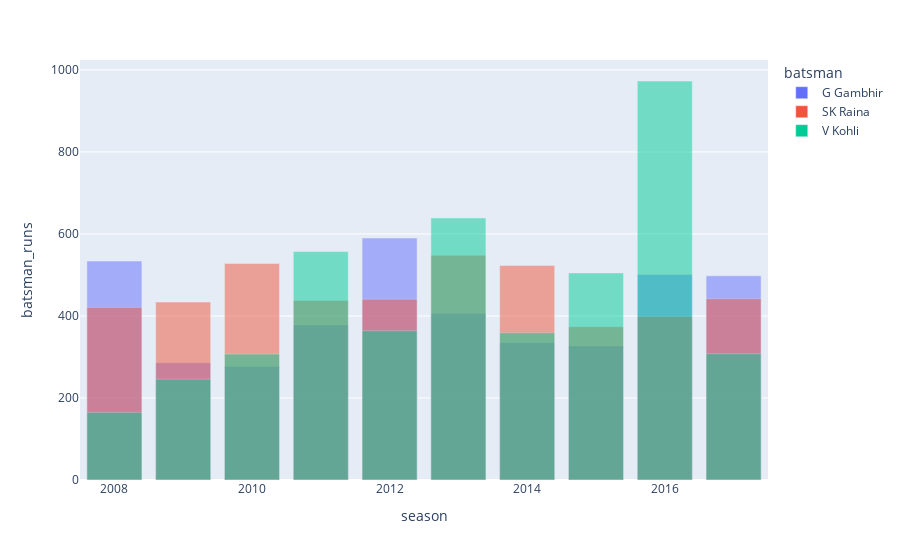

The cell this chart's notebook holds for it:
### Code cell
# 3. Overlay graph
fig = px.bar(players_performance, x='season', y='batsman_runs', color='batsman', barmode='overlay')

# Show the plot
fig.show()

### Figure 1 — Plotly figure (JSON) as saved in the notebook; plotly's stock layout.template omitted (floating-point values rounded to 4 significant figures)
{"data": [{"alignmentgroup": "True", "hovertemplate": "batsman=G Gambhir<br>season=%{x}<br>batsman_runs=%{y}<extra></extra>", "legendgroup": "G Gambhir", "marker": {"color": "#636efa", "opacity": 0.5, "pattern": {"shape": ""}}, "name": "G Gambhir", "offsetgroup": "G Gambhir", "orientation": "v", "showlegend": true, "textposition": "auto", "type": "bar", "x": [2008, 2009, 2010, 2011, 2012, 2013, 2014, 2015, 2016, 2017], "xaxis": "x", "y": [534, 286, 277, 378, 590, 406, 335, 327, 501, 498], "yaxis": "y"}, {"alignmentgroup": "True", "hovertemplate": "batsman=SK Raina<br>season=%{x}<br>batsman_runs=%{y}<extra></extra>", "legendgroup": "SK Raina", "marker": {"color": "#EF553B", "opacity": 0.5, "pattern": {"shape": ""}}, "name": "SK Raina", "offsetgroup": "SK Raina", "orientation": "v", "showlegend": true, "textposition": "auto", "type": "bar", "x": [2008, 2009, 2010, 2011, 2012, 2013, 2014, 2015, 2016, 2017], "xaxis": "x", "y": [421, 434, 528, 438, 441, 548, 523, 374, 399, 442], "yaxis": "y"}, {"alignmentgroup": "True", "hovertemplate": "batsman=V Kohli<br>season=%{x}<br>batsman_runs=%{y}<extra></extra>", "legendgroup": "V Kohli", "marker": {"color": "#00cc96", "opacity": 0.5, "pattern": {"shape": ""}}, "name": "V Kohli", "offsetgroup": "V Kohli", "orientation": "v", "showlegend": true, "textposition": "auto", "type": "bar", "x": [2008, 2009, 2010, 2011, 2012, 2013, 2014, 2015, 2016, 2017], "xaxis": "x", "y": [165, 246, 307, 557, 364, 639, 359, 505, 973, 308], "yaxis": "y"}], "layout": {"barmode": "overlay", "legend": {"title": {"text": "batsman"}, "tracegroupgap": 0}, "margin": {"t": 60}, "xaxis": {"anchor": "y", "domain": [0, 1], "title": {"text": "season"}}, "yaxis": {"anchor": "x", "domain": [0, 1], "title": {"text": "batsman_runs"}}}}
